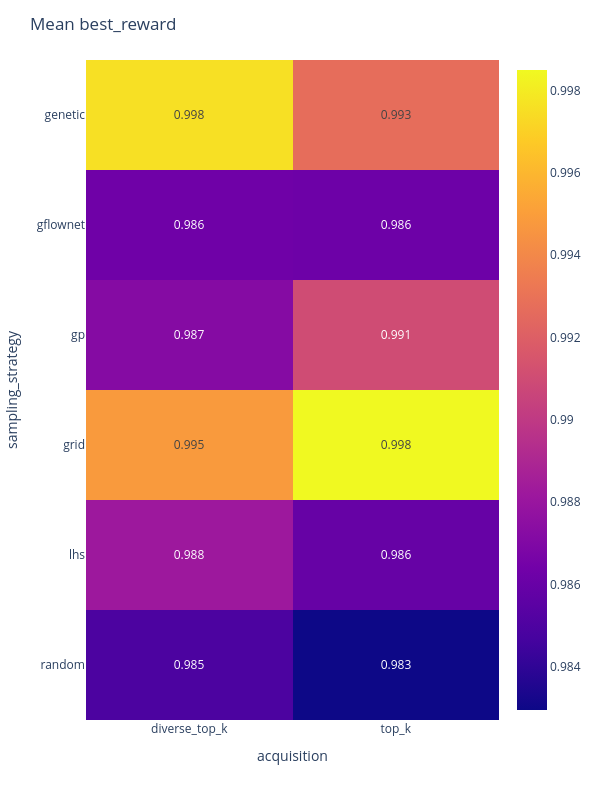

The notebook cell this image was saved under:
### Code cell
plot_reward_heatmap(metrics, metric="best_reward")

### Figure 1 — Plotly figure (JSON) as saved in the notebook; plotly's stock layout.template omitted (floating-point values rounded to 4 significant figures)
{"data": [{"coloraxis": "coloraxis", "hovertemplate": "acquisition: %{x}<br>sampling_strategy: %{y}<br>color: %{z}<extra></extra>", "name": "0", "texttemplate": "%{z:.3f}", "type": "heatmap", "x": ["diverse_top_k", "top_k"], "xaxis": "x", "y": ["genetic", "gflownet", "gp", "grid", "lhs", "random"], "yaxis": "y", "z": [[0.9976, 0.9927], [0.9863, 0.9862], [0.9872, 0.991], [0.9948, 0.9985], [0.9882, 0.9859], [0.9849, 0.983]]}], "layout": {"coloraxis": {"autocolorscale": false, "colorscale": [[0, "#0d0887"], [0.1111, "#46039f"], [0.2222, "#7201a8"], [0.3333, "#9c179e"], [0.4444, "#bd3786"], [0.5556, "#d8576b"], [0.6667, "#ed7953"], [0.7778, "#fb9f3a"], [0.8889, "#fdca26"], [1, "#f0f921"]]}, "height": 800, "margin": {"t": 60}, "title": {"text": "Mean best_reward"}, "width": 600, "xaxis": {"anchor": "y", "domain": [0, 1], "title": {"text": "acquisition"}}, "yaxis": {"anchor": "x", "autorange": "reversed", "domain": [0, 1], "title": {"text": "sampling_strategy"}}}}
